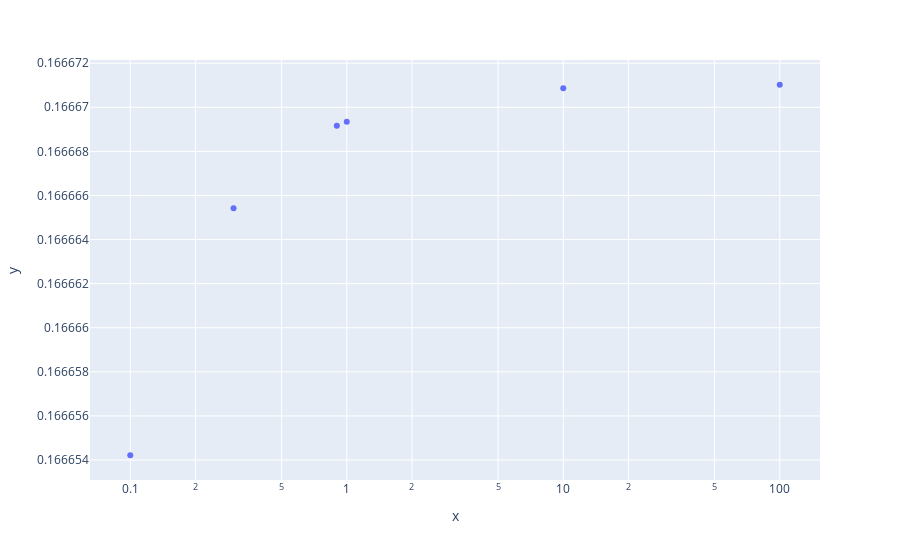

Notebook code cell kept with this figure:
### Code cell
ex.scatter(y=P.numpy(), x=C.numpy(), log_x=True)

### Figure 1 — Plotly figure (JSON) as saved in the notebook; plotly's stock layout.template omitted (floating-point values rounded to 4 significant figures)
{"data": [{"hovertemplate": "x=%{x}<br>y=%{y}<extra></extra>", "legendgroup": "", "marker": {"color": "#636efa", "symbol": "circle"}, "mode": "markers", "name": "", "orientation": "v", "showlegend": false, "type": "scatter", "x": [0.1, 0.3, 0.9, 1, 10, 100], "xaxis": "x", "y": [0.1667, 0.1667, 0.1667, 0.1667, 0.1667, 0.1667], "yaxis": "y"}], "layout": {"legend": {"tracegroupgap": 0}, "margin": {"t": 60}, "xaxis": {"anchor": "y", "domain": [0, 1], "title": {"text": "x"}, "type": "log"}, "yaxis": {"anchor": "x", "domain": [0, 1], "title": {"text": "y"}}}}
